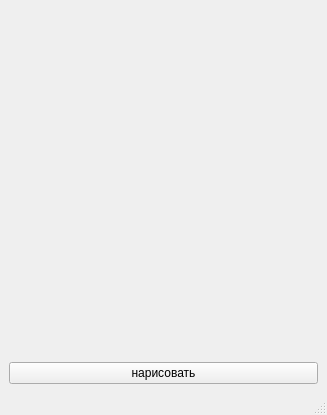
<?xml version="1.0" encoding="UTF-8"?>
<ui version="4.0">
 <class>MainWindow</class>
 <widget class="QMainWindow" name="MainWindow">
  <property name="geometry">
   <rect>
    <x>0</x>
    <y>0</y>
    <width>327</width>
    <height>415</height>
   </rect>
  </property>
  <property name="windowTitle">
   <string>MainWindow</string>
  </property>
  <widget class="QWidget" name="centralwidget">
   <layout class="QGridLayout" name="gridLayout">
    <item row="0" column="0">
     <widget class="QLabel" name="label"/>
    </item>
    <item row="1" column="0">
     <widget class="QPushButton" name="pushButton">
      <property name="text">
       <string>нарисовать</string>
      </property>
     </widget>
    </item>
   </layout>
  </widget>
  <widget class="QMenuBar" name="menubar">
   <property name="geometry">
    <rect>
     <x>0</x>
     <y>0</y>
     <width>327</width>
     <height>21</height>
    </rect>
   </property>
  </widget>
  <widget class="QStatusBar" name="statusbar"/>
 </widget>
 <resources/>
 <connections/>
</ui>
